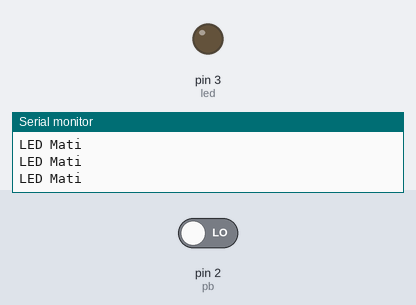
Recording of a sketch running on a simulated Arduino Uno, built with avr-gcc and run on an emulated ATmega328P. Parts: output pins drawn as LEDs (lit = HIGH), the last lines printed to the serial monitor. Inputs (shaded band) come from the test bench; at power-on: pin 2 (pb) LOW.

Above: at 4.8 s.
4.9 s: pin 2 (pb) driven HIGH
At 7.2 s:
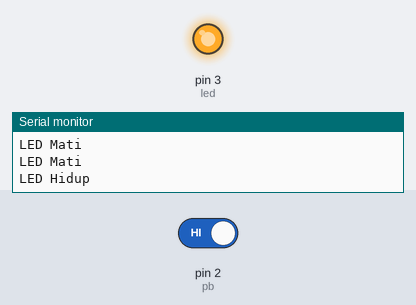
7.6 s: pin 2 (pb) driven LOW
At 8.7 s:
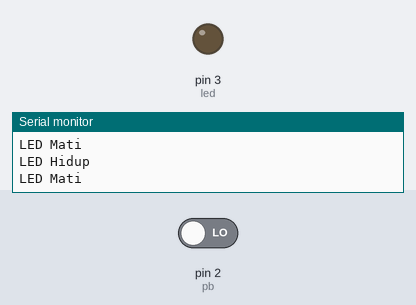
Timing chart, 0 to 10.6 s (numbered marks = the images above; inputs shaded):
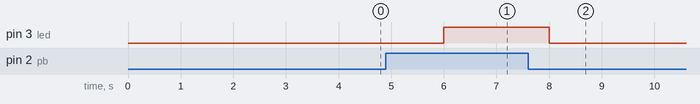

Measured:
- after the input at 4.9 s, pin 3 (led): LOW → HIGH after 1.1 s
- after the input at 7.6 s, pin 3 (led): HIGH → LOW after 0.40 s

The sketch:

dread_dwrite.ino
```cpp
// digitalRead
// ------------
// digitalWrite

const int pb = 2;
const int led = 3;
bool rPb;

void setup() {
  Serial.begin(9600);
  pinMode(pb, INPUT);
  pinMode(led, OUTPUT);
}

void loop() {
  rPb = digitalRead(pb);
  if(rPb == 1) {
    digitalWrite(led, HIGH);
    Serial.println("LED Hidup");
  	delay(2000);
  } else {
    digitalWrite(led, LOW);
    Serial.println("LED Mati");
  	delay(2000);
  }
}
```
